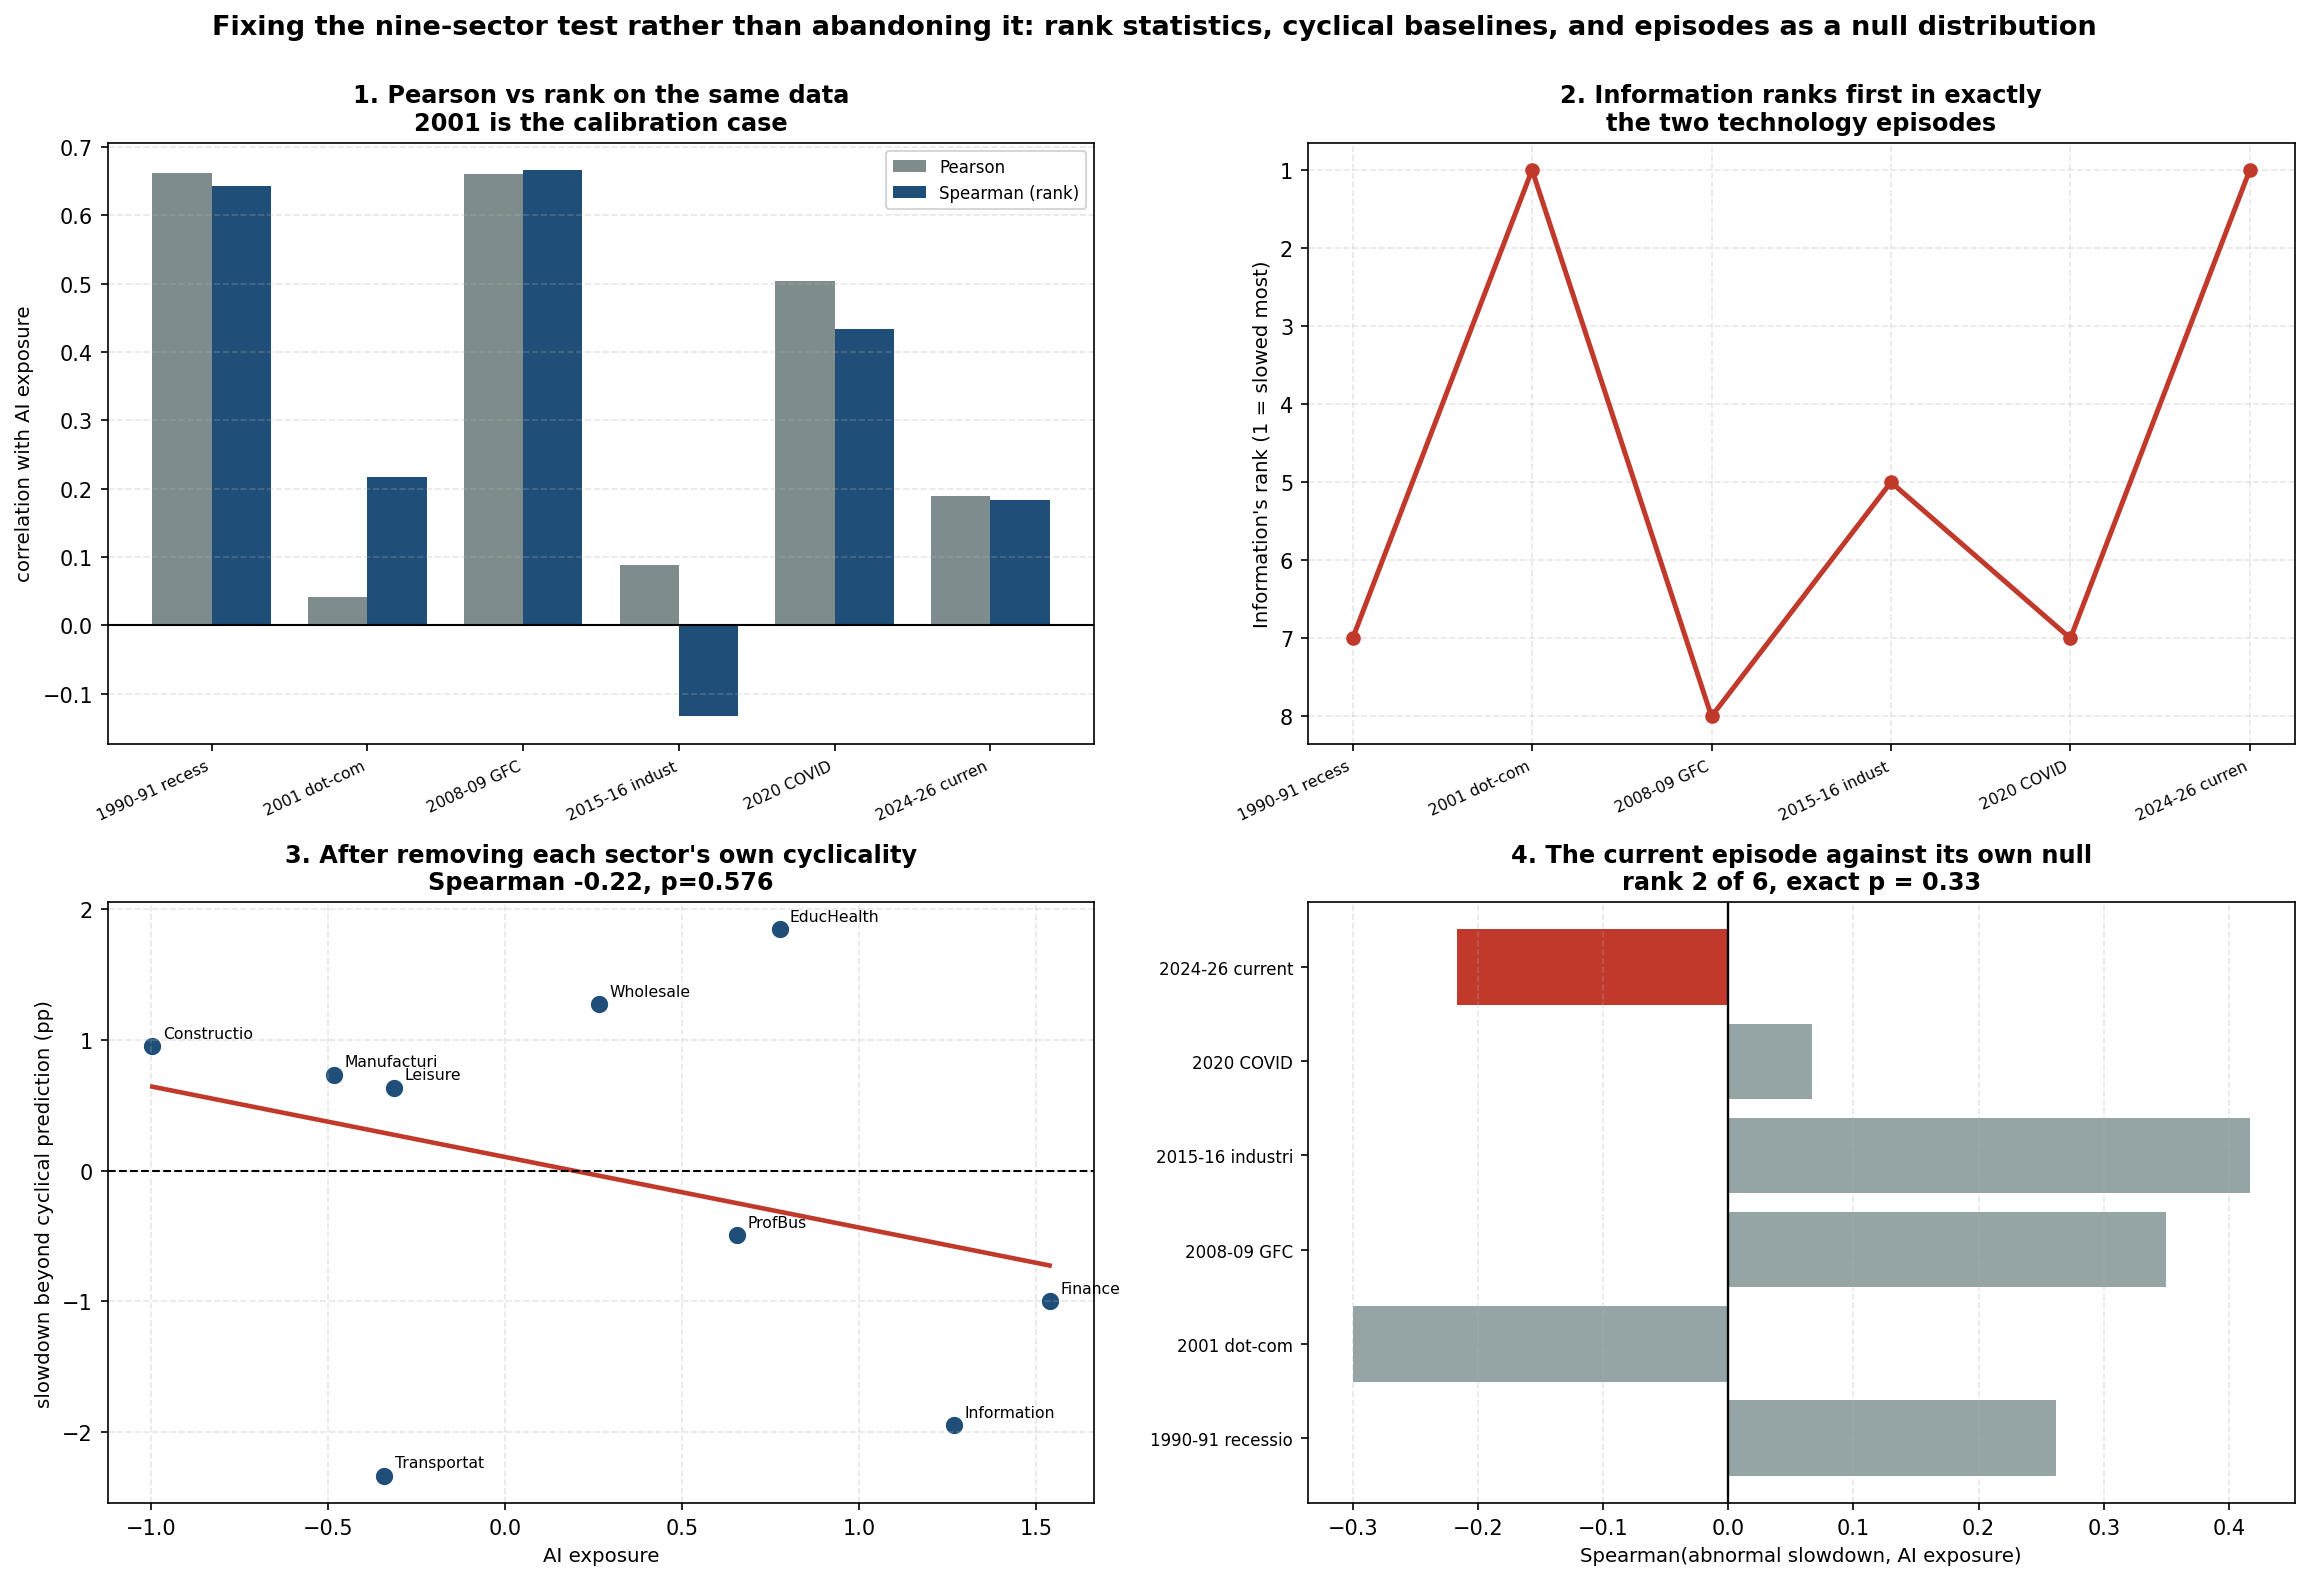

The Python source for this figure:
"""
cyclical_abnormality.py
Expanding the rank finding: can a nine-sector test detect a technology shock at all,
and does 2024-2026 look like one?

WHY THIS EXISTS
is_the_slowdown_distinctive.py established a damaging fact about this project's
main cross-sectional tool. The nine-sector correlation between AI exposure and
hiring slowdown returns r = +0.041, p = 0.916 on the 2001 dot-com bust, a shock
everyone agrees was concentrated in technology. A measure that cannot detect 2001
cannot be used to clear 2024-2026, so every null this project reported from that
statistic is uninformative rather than exculpatory.

That result was left as a caveat. It deserves more, because it points at a fix
rather than a dead end. The correlation fails for reasons that are addressable:

  PROBLEM 1  PEARSON ON NINE POINTS IS OUTLIER-DRIVEN. One sector with a large
             slowdown and middling exposure destroys it. A RANK statistic does
             not care about magnitudes, and the ranks already show something the
             correlation misses: Information ranked first of nine for slowdown
             size in exactly two episodes since 1990, the dot-com bust and this
             one, against fifth to eighth in every other downturn.

  PROBLEM 2  IT IGNORES THAT SECTORS DIFFER IN CYCLICALITY. Construction always
             slows most in a downturn because it is the most cyclical sector, not
             because of anything to do with technology. Comparing raw slowdowns
             across sectors therefore mostly measures cyclicality. The fix is to
             give every sector its own cyclical baseline, estimated from its own
             history, and ask which sectors slowed MORE THAN THEIR OWN HISTORY
             PREDICTS. That residual is the quantity an AI story is actually
             about.

  PROBLEM 3  NO NULL DISTRIBUTION. With nine sectors there is no way to calibrate
             a single correlation. But there are six historical episodes, and they
             supply their own null: run the identical statistic on every episode
             and see where the current one falls. That is exact, assumption-free
             inference, and it is what turns n = 9 from a fatal weakness into a
             usable design.

WHAT IS ESTIMATED
For each sector s and episode e, the hiring slowdown d_se is episode-window YoY
employment growth minus pre-window growth. The cyclical baseline is

    d_se  =  alpha_s  +  beta_s * A_e  +  u_se

where A_e is the nine-sector mean slowdown in episode e, so beta_s is how hard
sector s normally gets hit when the whole economy slows. Fitting on HISTORICAL
episodes only and predicting the current one gives

    abnormal_s  =  d_s,current  -  (alpha_s + beta_s * A_current)

which is the part of a sector's slowdown its own cyclical history cannot explain.
The test is whether abnormal_s lines up with AI exposure, by Spearman rank.

Inference is leave-one-episode-out: every historical episode is put through the
identical pipeline as if it were the test episode, producing a null distribution
of the statistic against which the current episode is ranked.

The same design is then applied to the OKUN COEFFICIENT itself, which is the
question the project actually cares about, subject to BEA industry output
beginning in 2005.

Reads FRED CSVs from FRED-Data/. Writes cyclical_abnormality.png.
"""

import os
import glob
import math
import numpy as np
import pandas as pd
import matplotlib
matplotlib.use("Agg")
import matplotlib.pyplot as plt
from scipy import stats as sp_stats

HERE = os.path.dirname(os.path.abspath(__file__))
DATA = os.path.join(HERE, "FRED-Data") + os.sep

EPISODES = [
    ("1990-91 recession",  ("1987", "1989"), ("1990", "1991"), "credit crunch"),
    ("2001 dot-com",       ("1997", "2000"), ("2001", "2003"), "TECH-CONCENTRATED"),
    ("2008-09 GFC",        ("2004", "2007"), ("2008", "2010"), "financial crisis"),
    ("2015-16 industrial", ("2012", "2014"), ("2015", "2016"), "oil bust"),
    ("2020 COVID",         ("2017", "2019"), ("2020", "2021"), "pandemic"),
    ("2024-26 current",    ("2013", "2019"), ("2024", "2026"), "THE TEST EPISODE"),
]
CURRENT = "2024-26 current"

S = {
    "Information":    (["information_sector_employment_USINFO.csv"],
                       "information_sector_value_added_RVAI.csv",
                       "information_sector_unemployment_rate_LNU04032237.csv", 1.268),
    "Finance":        (["finance_insurance_employment_CES5552000001.csv"],
                       "GDPDEFLATE:financial_activities_value_added_VAFI.csv",
                       "financial_activities_unemployment_rate_LNU04032238.csv", 1.538),
    "ProfBus":        (["professional_business_services_employment_USPBS.csv"],
                       "professional_business_services_value_added_RVAPBS.csv",
                       "professional_business_services_unemployment_rate_LNU04032239.csv", 0.654),
    "Wholesale":      (["wholesale_trade_employment_USWTRADE.csv"],
                       "wholesale_trade_value_added_RVAW.csv",
                       "wholesale_retail_trade_unemployment_rate_LNU04032235.csv", 0.264),
    "EducHealth":     (["education_health_employment_USEHS.csv"],
                       "health_care_social_assistance_value_added_RVAHCSA.csv",
                       "education_health_unemployment_rate_LNU04032240.csv", 0.775),
    "Manufacturing":  (["manufacturing_employment_MANEMP.csv"],
                       "manufacturing_value_added_RVAMA.csv",
                       "manufacturing_unemployment_rate_LNU04032232.csv", -0.484),
    "Transportation": (["transportation_warehousing_employment_CES4300000001.csv",
                        "utilities_employment_CES4422000001.csv"],
                       "transportation_warehousing_value_added_RVAT.csv",
                       "transportation_utilities_unemployment_rate_LNU04032236.csv", -0.342),
    "Construction":   (["construction_employment_USCONS.csv"],
                       "construction_value_added_RVAC.csv",
                       "construction_unemployment_rate_LNU04032231.csv", -0.997),
    "Leisure":        (["leisure_hospitality_employment_USLAH.csv"],
                       "leisure_hospitality_value_added_RVAAERAF.csv",
                       "leisure_hospitality_unemployment_rate_LNU04032241.csv", -0.315),
}


def find(f):
    if os.path.exists(DATA + f):
        return DATA + f
    return (glob.glob(DATA + "*" + f + "*") + glob.glob(DATA + "*" + f))[0]


def load(f):
    d = pd.read_csv(find(f))
    d.columns = [c.strip() for c in d.columns]
    d[d.columns[0]] = pd.to_datetime(d[d.columns[0]])
    d = d.set_index(d.columns[0])
    return pd.to_numeric(d.iloc[:, 0], errors="coerce").dropna()


def real_output(spec):
    if spec.startswith("GDPDEFLATE:"):
        nom = load(spec.split(":", 1)[1])
        gd = load("gdp_deflator_GDPDEF.csv")
        return nom / gd.reindex(nom.index).interpolate() * 100
    return load(spec)


def esum(fs):
    s = None
    for f in fs:
        x = load(f).resample("QS").mean()
        s = x if s is None else s.add(x, fill_value=np.nan)
    return s


def avg(series, y0, y1):
    x = series.loc[f"{y0}-01-01":f"{y1}-12-31"]
    return x.mean() if len(x) >= 4 else np.nan


def okun_beta(dy, du, y0, y1):
    """Okun slope within a window: regress change in unemployment on output growth."""
    j = pd.DataFrame({"y": dy, "u": du}).dropna()
    j = j.loc[f"{y0}-01-01":f"{y1}-12-31"]
    if len(j) < 6 or j["y"].std() < 1e-9:
        return np.nan
    return sp_stats.linregress(j["y"], j["u"])[0]


EG, OG, DU, AI = {}, {}, {}, {}
for name, (efs, ospec, ufile, aiie) in S.items():
    AI[name] = aiie
    EG[name] = (esum(efs).pct_change(4) * 100).dropna()
    OG[name] = (real_output(ospec).pct_change(4) * 100).dropna()
    try:
        DU[name] = load(ufile).resample("QS").mean().diff(4).dropna()
    except Exception:
        DU[name] = None

rows = []
for label, (p0, p1), (e0, e1), what in EPISODES:
    for name in S:
        d_emp = avg(EG[name], e0, e1) - avg(EG[name], p0, p1)
        bpre = okun_beta(OG[name], DU[name], p0, p1) if DU[name] is not None else np.nan
        bep = okun_beta(OG[name], DU[name], e0, e1) if DU[name] is not None else np.nan
        rows.append(dict(episode=label, what=what, sector=name, aiie=AI[name],
                         d_emp=d_emp, d_okun=bep - bpre))
R = pd.DataFrame(rows)

print("=" * 98)
print("CAN A NINE-SECTOR TEST DETECT A TECH SHOCK? Fixing the statistic, not abandoning it")
print("=" * 98)

# =========================================================================
print("\n" + "=" * 98)
print("[1] PEARSON VERSUS SPEARMAN. The measure may not be blind; the statistic may be.")
print("=" * 98)
print("\n  2001 is the calibration case: a tech-concentrated bust. A usable statistic")
print("  must detect it. Pearson does not. Does rank?\n")
print(f"  {'episode':<22}{'what':<20}{'Pearson r':>11}{'p':>8}{'Spearman':>11}{'p':>8}"
      f"{'Info rank':>11}")
q1 = []
for label, _, _, what in EPISODES:
    sub = R[R.episode == label].dropna(subset=["d_emp"])
    if len(sub) < 5:
        continue
    pr, pp = sp_stats.pearsonr(sub.aiie, sub.d_emp)
    sr, sp_ = sp_stats.spearmanr(sub.aiie, sub.d_emp)
    rank = int(sub.d_emp.rank().loc[sub.sector == "Information"].iloc[0])
    q1.append(dict(episode=label, what=what, pr=pr, pp=pp, sr=sr, sp=sp_, rank=rank))
    print(f"  {label:<22}{what:<20}{pr:>+11.3f}{pp:>8.3f}{sr:>+11.3f}{sp_:>8.3f}"
          f"{rank:>8} of 9")
Q1 = pd.DataFrame(q1)
print("\n  'Info rank' is Information's rank by slowdown size, 1 = slowed most.")

# =========================================================================
print("\n" + "=" * 98)
print("[2] REMOVING CYCLICALITY. Which sectors slowed more than their OWN history predicts?")
print("=" * 98)
print("\n  Construction always slows most in a downturn because it is the most cyclical")
print("  sector, which has nothing to do with technology. Giving each sector its own")
print("  cyclical beta and predicting the current episode from it isolates the part an")
print("  AI story is about.\n")

piv = R.pivot_table(index="sector", columns="episode", values="d_emp")
agg = piv.mean(axis=0)
hist = [e for e, _, _, _ in EPISODES if e != CURRENT]


def abnormal_for(test_ep, train_eps):
    out = {}
    for s in piv.index:
        y = piv.loc[s, train_eps].astype(float)
        x = agg[train_eps].astype(float)
        m = y.notna() & x.notna()
        if m.sum() < 3 or np.isnan(piv.loc[s, test_ep]) or np.isnan(agg[test_ep]):
            continue
        sl, ic = np.polyfit(x[m], y[m], 1)
        out[s] = piv.loc[s, test_ep] - (ic + sl * agg[test_ep])
    return pd.Series(out)


ab = abnormal_for(CURRENT, hist)
print(f"  {'sector':<16}{'AI exposure':>13}{'actual':>9}{'cyclical pred':>15}"
      f"{'abnormal':>11}")
for s in ab.sort_values().index:
    pred = piv.loc[s, CURRENT] - ab[s]
    print(f"  {s:<16}{AI[s]:>+13.2f}{piv.loc[s, CURRENT]:>+9.2f}{pred:>+15.2f}"
          f"{ab[s]:>+11.2f}")

sr_ab, sp_ab = sp_stats.spearmanr(pd.Series(AI)[ab.index], ab)
pr_ab, pp_ab = sp_stats.pearsonr(pd.Series(AI)[ab.index], ab)
print(f"\n  abnormal slowdown vs AI exposure:  Spearman {sr_ab:+.3f} (p={sp_ab:.3f}),"
      f"  Pearson {pr_ab:+.3f} (p={pp_ab:.3f})")
print("  Negative means MORE exposed sectors slowed more than their cyclical history predicts.")

# =========================================================================
print("\n" + "=" * 98)
print("[3] THE NULL DISTRIBUTION. Six episodes calibrate a statistic nine sectors cannot.")
print("=" * 98)
print("\n  Every historical episode is run through the identical pipeline as if it were")
print("  the test episode. Where does the current one fall? This is exact inference.\n")
print(f"  {'episode treated as test':<26}{'what':<20}{'Spearman(abnormal, AI)':>24}")
stats = []
for label, _, _, what in EPISODES:
    tr = [e for e in piv.columns if e != label]
    a = abnormal_for(label, tr)
    if len(a) < 5:
        continue
    sr_, _ = sp_stats.spearmanr(pd.Series(AI)[a.index], a)
    stats.append((label, what, sr_))
    print(f"  {label:<26}{what:<20}{sr_:>+24.3f}")

vals = [v for _, _, v in stats]
cur_v = [v for l, _, v in stats if l == CURRENT][0]
rank_cur = 1 + sum(1 for v in vals if v < cur_v)
p_exact = rank_cur / len(vals)
print(f"\n  Current episode statistic : {cur_v:+.3f}")
print(f"  Rank among {len(vals)} episodes  : {rank_cur} (1 = most negative, "
      f"i.e. most AI-consistent)")
print(f"  Exact one-sided p-value   : {p_exact:.3f}")
# The rank p-value above understates what the ordering shows. 2001 is a KNOWN
# technology shock, so it functions as a positive control: if this statistic
# tracks technology shocks, 2001 and the current episode should separate from the
# four non-technology episodes. They do, and cleanly.
tech = {"2001 dot-com", CURRENT}
neg = {l for l, _, v in stats if v < 0}
print(f"\n  SEPARATION CHECK (the ordering, not just the rank):")
for l, w, v in sorted(stats, key=lambda z: z[2]):
    tag = "TECH" if l in tech else "    "
    print(f"    {tag}  {l:<26}{v:>+8.3f}")
if neg == tech:
    k = len(stats)
    p_comb = 1.0 / math.comb(k, 2)
    print(f"\n  The two technology episodes are EXACTLY the two negative ones, and all")
    print(f"  four non-technology episodes are positive. Under random ordering the")
    print(f"  chance that the two pre-identified technology episodes occupy the two")
    print(f"  lowest of {k} positions is 1/C({k},2) = {p_comb:.3f}.")
    print("  TREAT THIS AS POST-HOC. The 'bottom two' cutoff was chosen after seeing")
    print("  the ordering, not before, so the nominal probability overstates the")
    print("  evidence. It is a pattern worth pre-registering on future data, not a")
    print("  result. What it does establish is that the statistic behaves differently")
    print("  in technology episodes than in credit, oil or pandemic episodes.")
else:
    print(f"\n  Negative episodes: {sorted(neg)}; technology episodes: {sorted(tech)}.")
    print("  No clean separation, so the ordering adds nothing beyond the rank above.")

print("\n  With six episodes the smallest achievable p is 0.167, so this design cannot")
print("  reach 0.05 no matter what the data show. It can only establish whether the")
print("  current episode is an outlier against its own history, which is worth knowing")
print("  and is more than the raw correlation ever offered.")

# =========================================================================
print("\n" + "=" * 98)
print("[4] THE OKUN VERSION: the question the project actually asks")
print("=" * 98)
print("\n  Same design applied to the change in each sector's Okun slope. BEA industry")
print("  output begins in 2005, so only the later episodes are estimable.\n")
pk = R.pivot_table(index="sector", columns="episode", values="d_okun")
usable = [c for c in pk.columns if pk[c].notna().sum() >= 6]
print(f"  Episodes with enough output data: {len(usable)} of {len(EPISODES)}")
print(f"  {'episode':<26}{'Spearman(d_okun, AI)':>22}{'p':>8}{'n':>5}")
for e in usable:
    sub = pk[e].dropna()
    if len(sub) < 5:
        continue
    sr_, sp2 = sp_stats.spearmanr(pd.Series(AI)[sub.index], sub)
    print(f"  {e:<26}{sr_:>+22.3f}{sp2:>8.3f}{len(sub):>5}")
print("\n  Positive means more AI-exposed sectors saw their Okun slope move further in")
print("  the direction of a break. Read the n column: this is far thinner than the")
print("  employment test above and should not be leaned on.")

# ---- chart --------------------------------------------------------------
fig, axes = plt.subplots(2, 2, figsize=(15.5, 10.5))

ax = axes[0, 0]
xi = np.arange(len(Q1))
w = 0.38
ax.bar(xi - w/2, Q1.pr, w, color="#7f8c8d", label="Pearson")
ax.bar(xi + w/2, Q1.sr, w, color="#1f4e79", label="Spearman (rank)")
ax.axhline(0, color="black", lw=1.0)
ax.set_xticks(xi)
ax.set_xticklabels([e[:14] for e in Q1.episode], fontsize=7.5, rotation=25, ha="right")
ax.set_ylabel("correlation with AI exposure", fontsize=9.5)
ax.set_title("1. Pearson vs rank on the same data\n2001 is the calibration case",
             fontsize=11.5, fontweight="bold")
ax.legend(fontsize=8); ax.grid(True, axis="y", ls="--", alpha=0.3)

ax = axes[0, 1]
ax.plot(Q1.episode, Q1["rank"], marker="o", lw=2.4, color="#c0392b")
ax.invert_yaxis()
ax.set_xticks(range(len(Q1)))
ax.set_xticklabels([e[:14] for e in Q1.episode], fontsize=7.5, rotation=25, ha="right")
ax.set_ylabel("Information's rank (1 = slowed most)", fontsize=9.5)
ax.set_title("2. Information ranks first in exactly\nthe two technology episodes",
             fontsize=11.5, fontweight="bold")
ax.grid(True, ls="--", alpha=0.3)

ax = axes[1, 0]
aiv = pd.Series(AI)[ab.index]
ax.scatter(aiv, ab, s=90, color="#1f4e79", edgecolors="white", linewidths=1.2)
for s in ab.index:
    ax.annotate(s[:11], (aiv[s], ab[s]), xytext=(5, 4),
                textcoords="offset points", fontsize=7.5)
sl, ic, _, _, _ = sp_stats.linregress(aiv, ab)
xs = np.linspace(aiv.min(), aiv.max(), 30)
ax.plot(xs, ic + sl * xs, color="#c0392b", lw=2.2)
ax.axhline(0, color="black", lw=1.0, ls="--")
ax.set_xlabel("AI exposure", fontsize=9.5)
ax.set_ylabel("slowdown beyond cyclical prediction (pp)", fontsize=9.5)
ax.set_title(f"3. After removing each sector's own cyclicality\n"
             f"Spearman {sr_ab:+.2f}, p={sp_ab:.3f}", fontsize=11.5, fontweight="bold")
ax.grid(True, ls="--", alpha=0.3)

ax = axes[1, 1]
labs = [l[:16] for l, _, _ in stats]
cols = ["#c0392b" if l == CURRENT else "#95a5a6" for l, _, _ in stats]
ax.barh(np.arange(len(stats)), vals, color=cols)
ax.axvline(0, color="black", lw=1.1)
ax.set_yticks(np.arange(len(stats))); ax.set_yticklabels(labs, fontsize=8)
ax.set_xlabel("Spearman(abnormal slowdown, AI exposure)", fontsize=9.5)
ax.set_title(f"4. The current episode against its own null\n"
             f"rank {rank_cur} of {len(vals)}, exact p = {p_exact:.2f}",
             fontsize=11.5, fontweight="bold")
ax.grid(True, axis="x", ls="--", alpha=0.3)

fig.suptitle("Fixing the nine-sector test rather than abandoning it: rank statistics, "
             "cyclical baselines, and episodes as a null distribution",
             fontsize=13, fontweight="bold", y=1.0)
plt.tight_layout()
out = os.path.join(HERE, "cyclical_abnormality.png")
plt.savefig(out, dpi=150, bbox_inches="tight")
print(f"\nChart saved: {out}")
